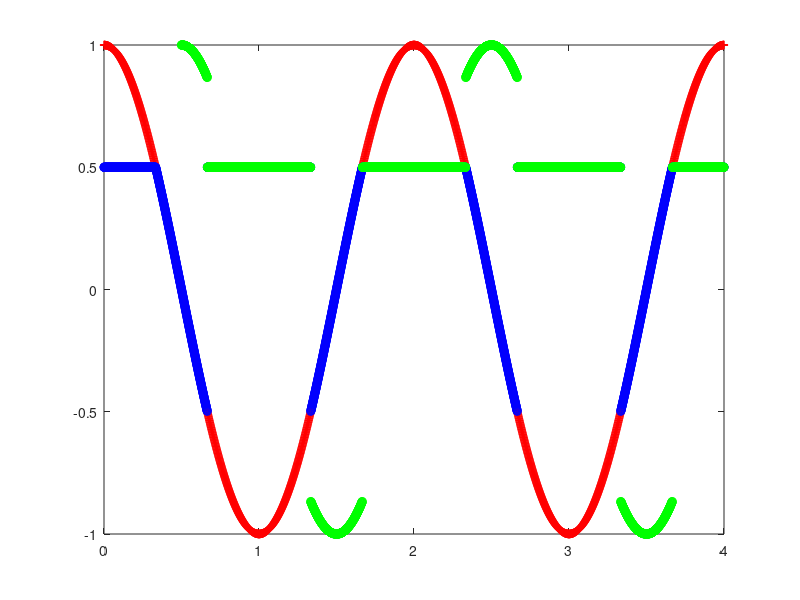

Recreate this plot in MATLAB.
%Programa del problema 2.2
clc, close all, clear all

%Inciso a
t = 0:0.001:4;
vs = cos(pi*t);
plot(t,vs,'r+'), hold on

for n=1:length(vs)
    if abs(vs(n)) > 0.5
        x(n) = 0.5;
    else
        x(n) = vs(n);
    end
end
plot(t,x,'bo'), hold on


%Hacemos una prueba para ver la grafica al variar el tiempo
t1 = 0.5:0.001:4;
vs1 = cos(pi*t1);
for n=1:length(vs1)
    if abs(vs1(n)) > 0.5
        x1(n) = 0.5;
    else
        x1(n) = vs(n);
    end
end
plot(t1,x1,'go')

